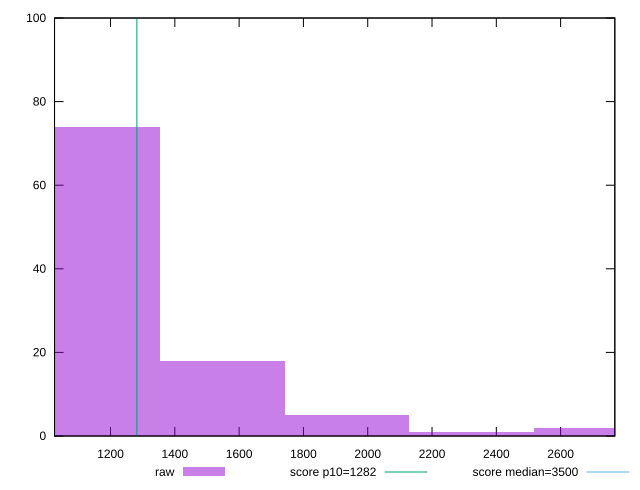

Write the gnuplot code that produced this figure.
reset

$raw <<EOF
1161.570219078811 74
1548.7602921050816 18
1935.950365131352 5
2323.140438157622 1
2710.3305111838927 2
EOF

set key outside below
set boxwidth 387.1900730262704
set xrange [1025.8440000000003:2768.5679999999993]
set yrange [0:100]
set trange [0:100]
set style fill transparent solid 0.5 noborder

set parametric
set terminal svg size 640, 490 enhanced background rgb 'white'
set output "reprap/bootup-time/samples/pages+cached+noexternal+nomedia+nocss+nojs/raw/histogram.svg"

plot $raw title "raw" with boxes, \
     1282,t title "score p10=1282", \
     3500,t title "score median=3500"

reset
